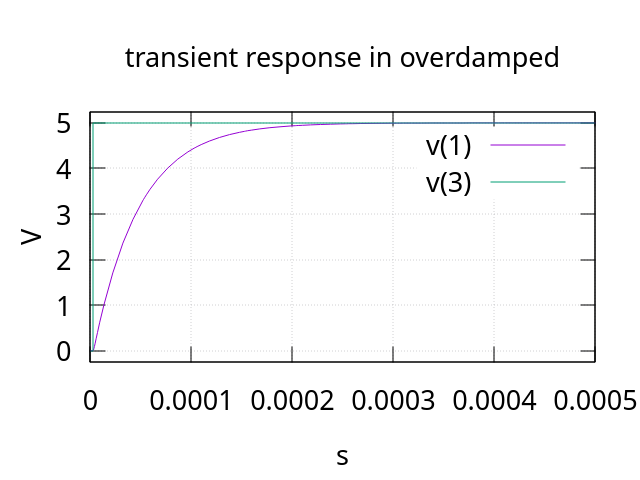

Here is the gnuplot script that generated this plot:
set encoding utf8
set termoption noenhanced
set title "transient response in overdamped"
set xlabel "s"
set ylabel "V"
set grid
unset logscale x 
set xrange [0.000000e+00:5.000000e-04]
unset logscale y 
set yrange [-2.500000e-01:5.250000e+00]
#set xtics 1
#set x2tics 1
#set ytics 1
#set y2tics 1
set format y "%g"
set format x "%g"
plot 'overdamped_trans.data' using 1:2 with lines lw 1 title "v(1)",\
'overdamped_trans.data' using 3:4 with lines lw 1 title "v(3)"
